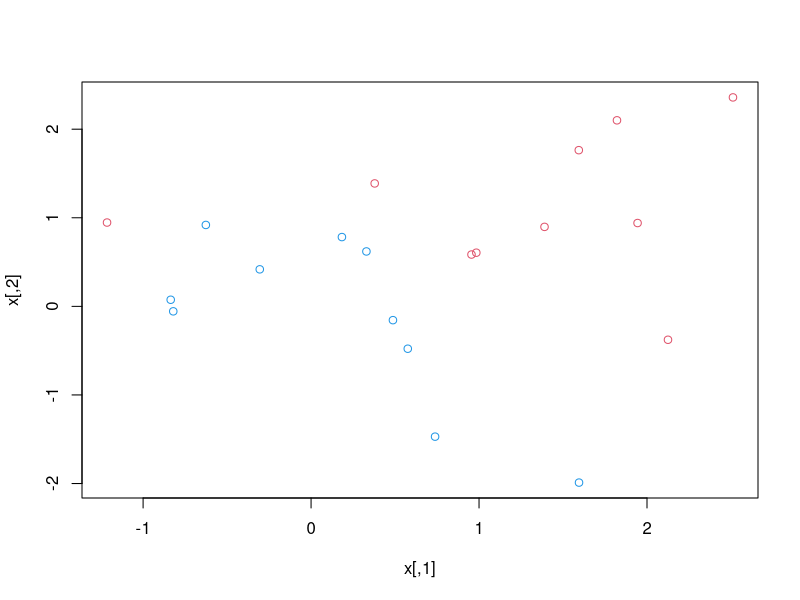
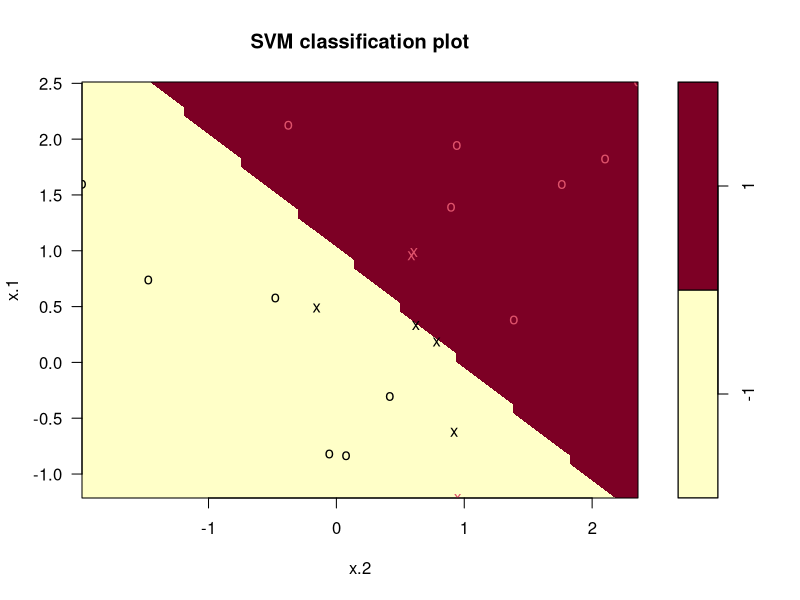
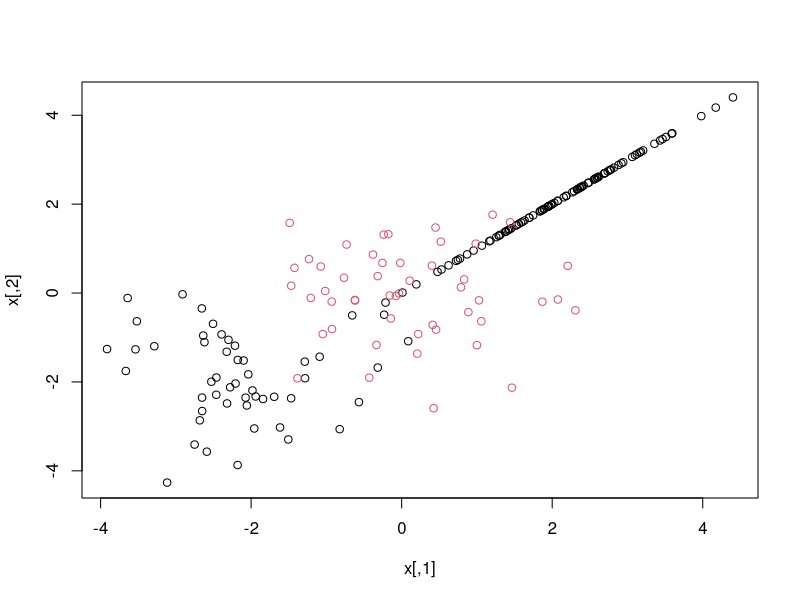
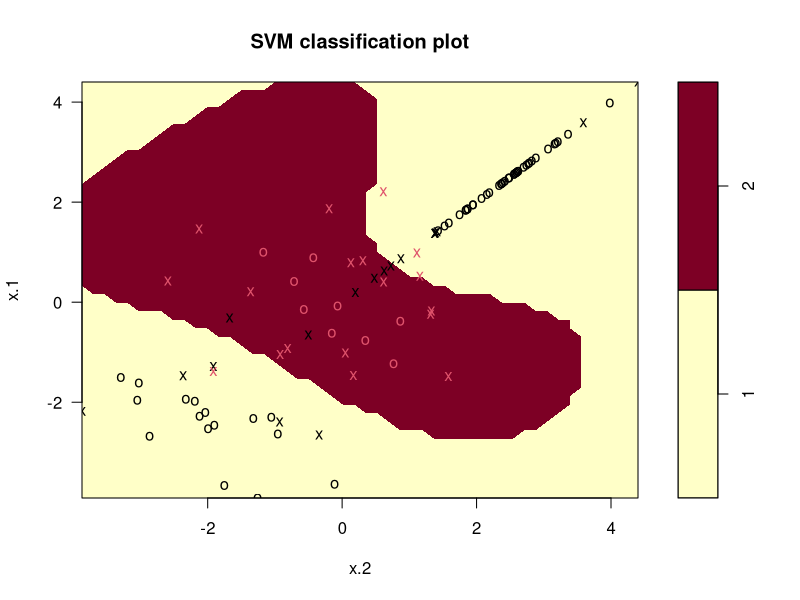

The R script that drew these images, in order:
# Feb 20, 2017

# clear environment
rm(list = ls())
# load library
library(e1071)

# prepare data
set.seed(1)
x <- matrix(rnorm(20*2), ncol = 2)
y <- c(rep(-1,10), rep(1,10))
x[y==1, ] <- x[y==1, ] + 1
plot(x, col=3-y)

# fit into SVM
dat <- data.frame(x=x, y=as.factor(y))
svm.fit <- svm(y~., data = dat, kernel = 'linear', cost = 10, scale = FALSE)
# the cost argument allows people to specify the cost of violation to the margin,
# when the cost is small, the margins will be wide
# to prevent overfitting, cost has to be contained within a reasonable range

# results
plot(svm.fit, dat)

summary(svm.fit)

# parameter tuning
set.seed(1)
tune.out <- tune(svm, y~., data = dat, kernel = 'linear',
                 ranges=list(cost=c(.001, .01, .1, 1, 5, 10, 100)))
# result
summary(tune.out)

# choose best model
bestmod <- tune.out$best.model
summary(bestmod)

# prepare testing data
xtest <- matrix(rnorm(20*2), ncol=2)
ytest <- sample(c(-1, 1), 20, rep=TRUE)
xtest[ytest == 1, ] <- xtest[ytest == 1, ] + 1
testdat <- data.frame(x=xtest, y=as.factor(ytest))

# test model on testing data
ypred <- predict(bestmod, testdat)
table(predict=ypred, truth=testdat$y)

# non-linear kernel
# 1, polynomial kernel
# 2, radial kernel

# prepare data
set.seed(1)
x <- matrix(rnorm(200*2), ncol=2)
x[1:100, ] <- x[1:100] + 2
x[101:150, ] <- x[101:150, ] - 2
y <- c(rep(1, 150), rep(2, 50))
dat <- data.frame(x=x, y=as.factor(y))

plot(x, col=y)

# radial kernel
train <- sample(200, 100)
svmfit <- svm(y~., data = dat[train, ], kernel='radial', gamma=1, cost=1)
plot(svmfit, dat[train, ])
summary(svmfit)

# parameter tuning
set.seed(1)
tune.out <- tune(svm, y~., data=dat[train, ], kernel='radial',
                 ranges = list(cost=c(.1, 1, 10, 100, 1000),
                               gamma=c(.5, 1, 2, 3, 4)))

# best model
bestmod <- tune.out$best.model

# performance
table(true = dat[-train, 'y'], pred=predict(bestmod, dat[-train, ]))












